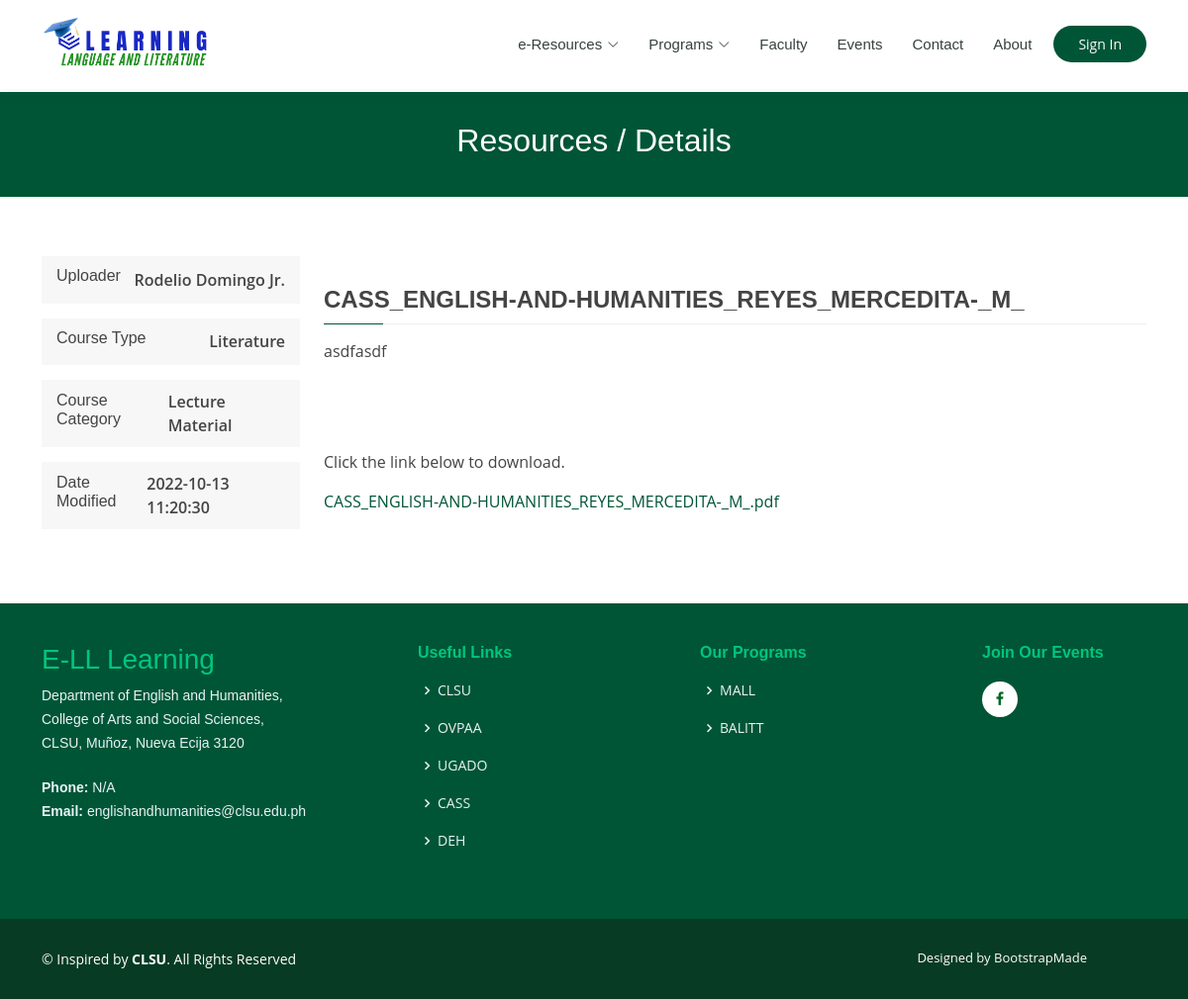
The app's page /public/resources-details.php?ID=24, older data.
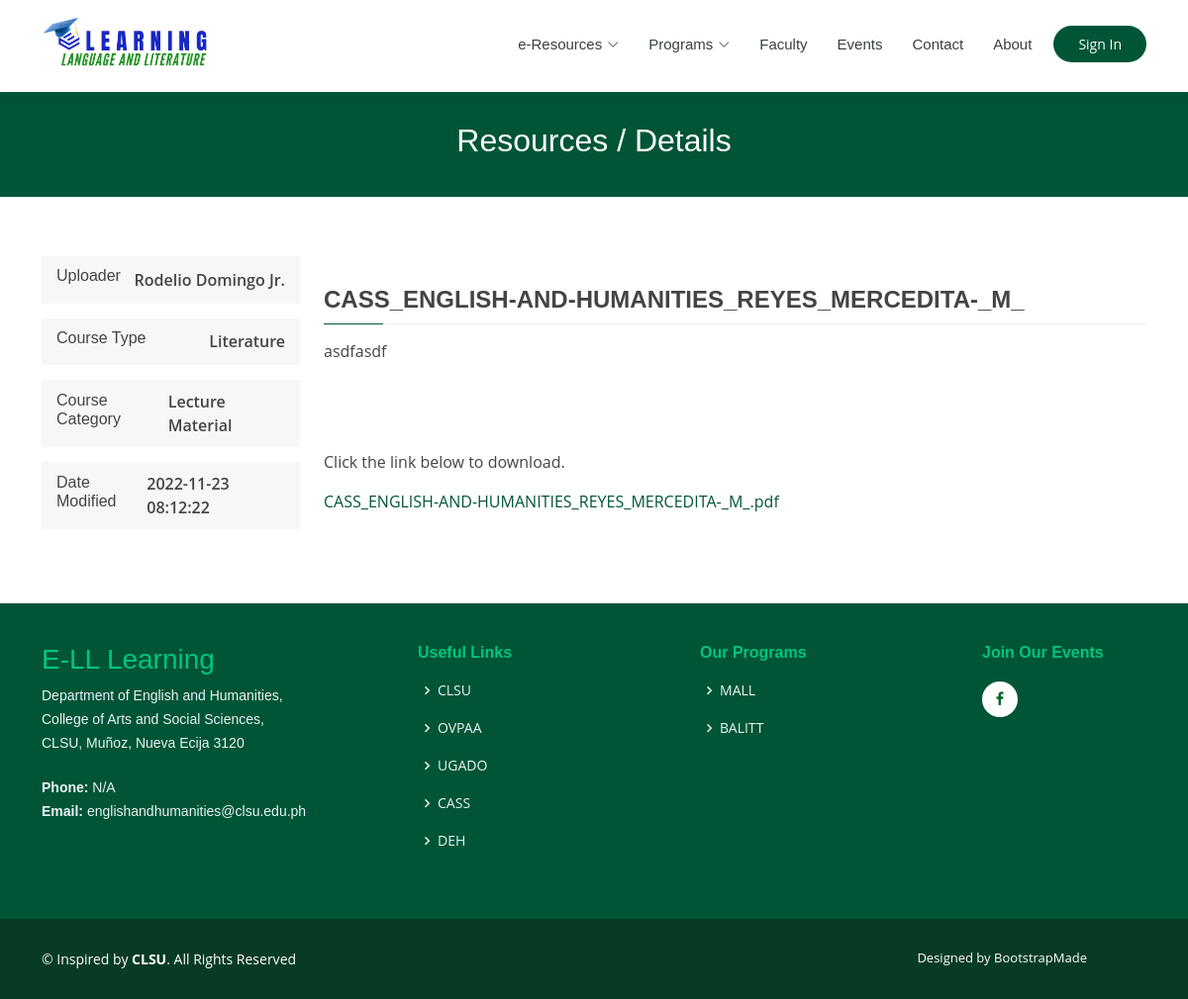
The same page, newer data.
### tables this page shows
CREATE TABLE `resources` (
  `doc_id` int(100) NOT NULL,
  `doc_img` varchar(100) NOT NULL,
  `material_id` int(100) NOT NULL,
  `resource_type` varchar(10) NOT NULL,
  `title` varchar(100) NOT NULL,
  `file_size` int(100) NOT NULL,
  `file_type` varchar(10) NOT NULL,
  `description` varchar(10000) NOT NULL,
  `file_uploader_id` int(100) NOT NULL,
  `date` varchar(100) NOT NULL,
  `time` varchar(100) NOT NULL,
  `date_created` datetime NOT NULL,
  `date_modified` datetime NOT NULL,
  `status` varchar(100) NOT NULL
);

### public/resources-details.php (the view, shortened to what this page needs)
<?php
include 'public_checker.php';
$resource_id = $_GET['ID'];
$result     = mysqli_query($conn, "SELECT * FROM resources WHERE doc_id = '$resource_id'");
while ($res = mysqli_fetch_array($result)) {
  $material_id      = $res['material_id'];
  $resource_type    = $res['resource_type'];
  $title            = $res['title'];
  $file_type        = $res['file_type'];
  $description      = $res['description'];
  $file_uploader_id = $res['file_uploader_id'];
  $date_modified    = $res['date_modified'];
}
$result_uploader = mysqli_query($conn, "SELECT firstname, lastname FROM faculty WHERE faculty_id = '$file_uploader_id'");
while ($res      = mysqli_fetch_array($result_uploader)) {
  $firstname     = $res['firstname'];
  $lastname      = $res['lastname'];
}
$result_material = mysqli_query($conn, "SELECT name FROM materials WHERE material_id = '$material_id'");
while ($res = mysqli_fetch_array($result_material)) {
  $material_name = $res['name'];
}
?>
<!DOCTYPE html>
<html lang="en">
<?php
include 'public_head.php';
?>
<body>
  <?php
  include 'header.php';
  ?>
  <main id="main">
    <div class="breadcrumbs">
      <div class="container">
        <h2><a href="resources.php">Resources </a> / Details </h2>
      </div>
    </div>
    <section id="course-details" class="course-details">
      <div class="container" data-aos="fade-up">
        <div class="row">
          <div class="col-lg-3">
            <div class="mt-0 course-info d-flex justify-content-between align-items-center">
              <h6>Uploader</h6>
              <p>
                <?php echo $firstname . ' ' . $lastname ?>
              </p>
            </div>
            <div class="course-info d-flex justify-content-between align-items-center">
              <h6>Course Type</h6>
              <p><?php echo $resource_type ?></p>
            </div>
            <div class="course-info d-flex justify-content-between align-items-center">
              <h6>Course Category</h6>
              <p><?php echo $material_name ?></p>
            </div>
            <div class="course-info d-flex justify-content-between align-items-center">
              <h6>Date Modified</h6>
              <p>
                <?php echo $date_modified ?>
              </p>
            </div>
          </div>
          <div class="col-lg-9 mt-0">
            <h3><?php echo $title ?></h3>
            <p>
              <?php echo $description ?>
            </p>
            <br> <br> <br>
            <p>Click the link below to download.</p>
            <a href="#" onClick="alert('Log in first!')"><?php echo $title . '.' . $file_type ?></a>
            <br>
          </div>
        </div>
      </div>
    </section>
  </main>
  <?php
  include 'footer.php';
  ?>
</body>
</html>

Row changes from the older to the newer data that the page shows:
changed resources "CASS_ENGLISH-AND-HUMANITIES_REYES_MERCEDITA-_M_": date_modified "2022-10-13 11:20:30" → "2022-11-23 08:12:22"
